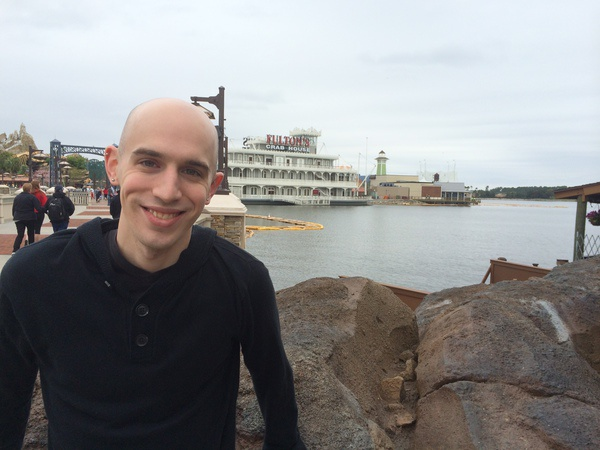
#> input picture 1_images/newimage.jpg, 600 x 450 px
$ python rotation.py --image ../../1_images/newimage.jpg   (older library calls are emulated)
#> lines starting #> are read from the running program, lines starting #| are printed output that depends on the picture
### src/imageutils.py
import argparse
import cv2
import numpy as np
from enum import Enum
from enum import IntEnum


class Color(Enum):
    WHITE = 255, 255, 255
    GREEN = 0, 255, 0


class Axis(IntEnum):
    """Wraps `flipMode` values for `cv2.flip` function."""
    BOTH = -1
    VERTICAL = 0
    HORIZONTAL = 1


def parsed_args():
    """Parses required -i image path command-line argument."""
    ap = argparse.ArgumentParser()
    ap.add_argument("-i", "--image", required=True, help="Path to the image")
    return vars(ap.parse_args())


def image_arg():
    """Attempts to retrieve image at `-i` command-line argument."""
    args = parsed_args()
    return cv2.imread(args["image"])
#> returned value is the input picture: shape (450, 600, 3); mean B, G, R 139.9, 140.1, 141


# [15 lines left out: functions image_with_gray_arg, print_pixel, not called in this run]


def wait_and_destroy_all_windows():
    cv2.waitKey(0)
    cv2.destroyAllWindows()


# [4 lines left out: function check_opencv_version, not called in this run]


def is_cv2():
    return check_opencv_version("2.")


# [17 lines left out: functions rotated, translated, not called in this run]

### src/1_imgproc/rotation.py
import imageutils
import cv2


def rotated(image, degrees, x_offset=None, y_offset=None):
#> called with degrees = 45
    (h, w) = image.shape[:2]
#> h = 450; w = 600
    (cX, cY) = (w / 2, h / 2)
#> cX = 300; cY = 225
    if x_offset is int:
        cX += x_offset
    if y_offset is int:
        cY += y_offset
    rot_mat = cv2.getRotationMatrix2D((cX, cY), degrees, 1.0)
    return cv2.warpAffine(image, rot_mat, (w, h))
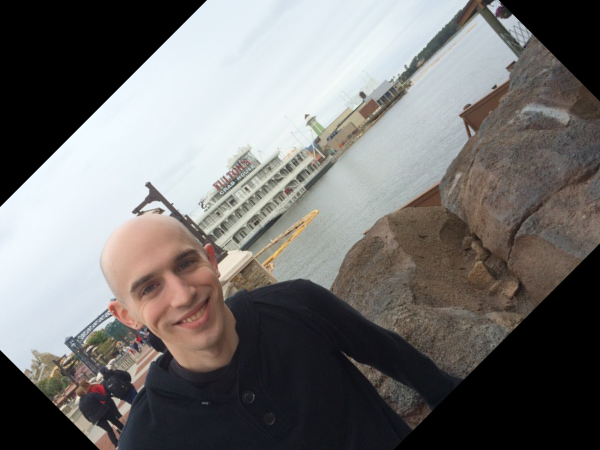
#> returned value: shape (450, 600, 3); mean of channels 0, 1, 2 111.9, 113.3, 115.1; drawn as B, G, R


image = imageutils.image_arg()
cv2.imshow("Original", image)
cv2.imshow("Rotated by 45 degrees counter-clockwise", rotated(image, 45))
cv2.imshow("Rotated by 45 degrees c-c minus 50px offset on both axis", rotated(image, 45, x_offset=-50, y_offset=-50))
cv2.waitKey(0)

$ run again, on 1_images/giraffe.png
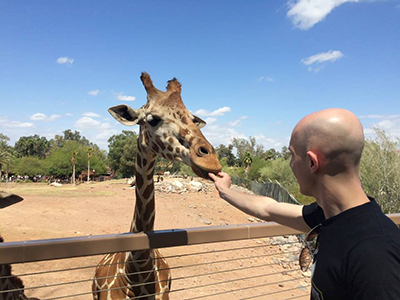
#> input picture 1_images/giraffe.png, 400 x 300 px
#> in image_arg, returned value is the input picture: shape (300, 400, 3); mean B, G, R 150.5, 143.8, 139.8
#> in rotated, `return cv2.warpAffine(image, rot_mat, (w, h))`:
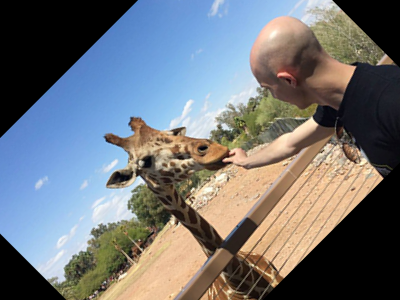
#> returned value: shape (300, 400, 3); mean of channels 0, 1, 2 120.2, 116.5, 113.5; drawn as B, G, R

$ run again, on 1_images/grand_canyon.png
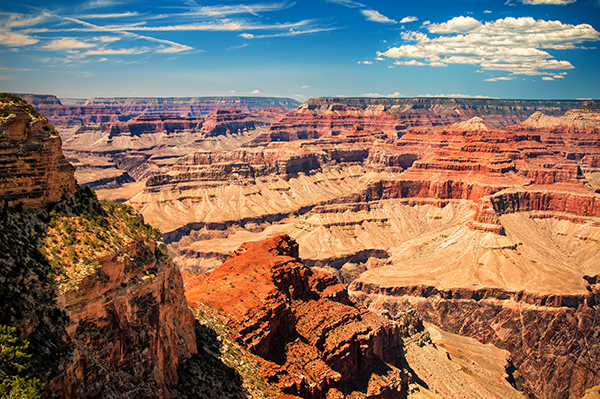
#> input picture 1_images/grand_canyon.png, 600 x 399 px
#> in image_arg, returned value is the input picture: shape (399, 600, 3); mean B, G, R 97.3, 113.1, 138.6
#> in rotated, `return cv2.warpAffine(image, rot_mat, (w, h))`:
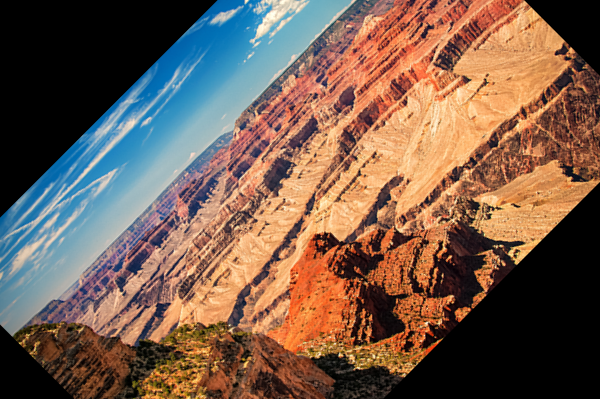
#> returned value: shape (399, 600, 3); mean of channels 0, 1, 2 78.3, 93.1, 117.8; drawn as B, G, R
